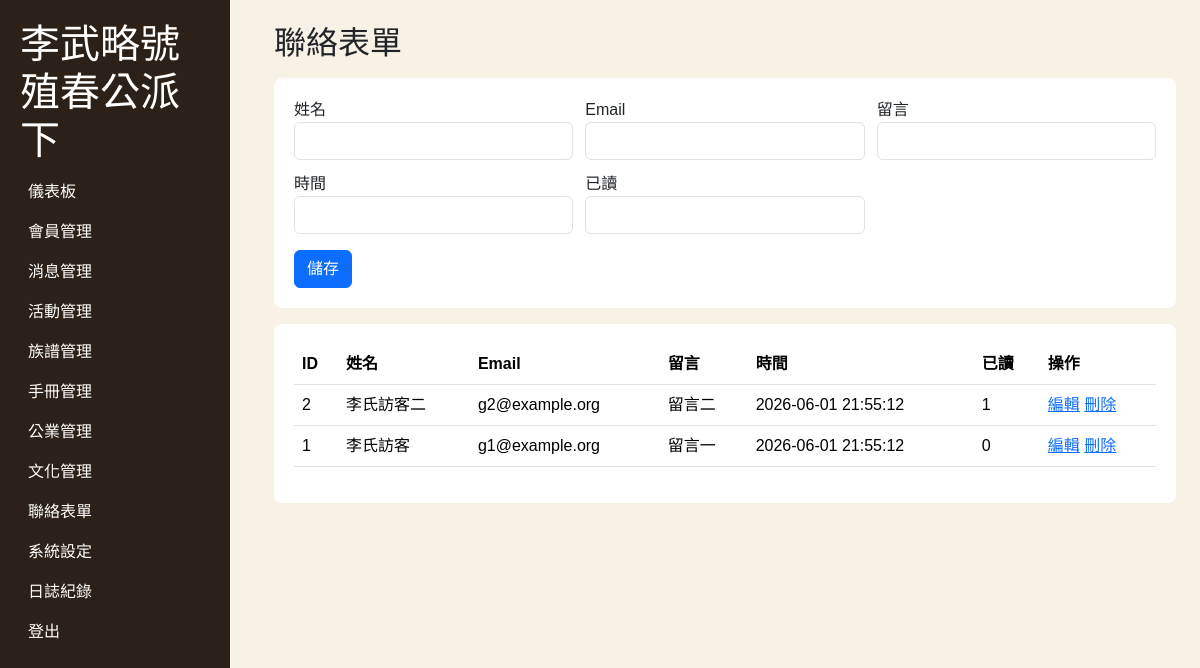
Screenshot of /backendok/contacts.php (signed in) with the database file from the repository.
### tables this page shows
CREATE TABLE LEE_contacts (contact_id INT AUTO_INCREMENT PRIMARY KEY,name VARCHAR(80),email VARCHAR(160),message TEXT,submitted_at DATETIME,is_read TINYINT(1) DEFAULT 0);

### backendok/config.php (called while the page is built, shortened)
<?php
function db(): PDO { static $pdo=null; if(!$pdo){ $pdo=new PDO('mysql:host='.DB_HOST.';dbname='.DB_NAME.';charset=utf8mb4',DB_USER,DB_PASS,[PDO::ATTR_ERRMODE=>PDO::ERRMODE_EXCEPTION,PDO::ATTR_DEFAULT_FETCH_MODE=>PDO::FETCH_ASSOC]); } return $pdo; }
function h($v): string { return htmlspecialchars((string)$v, ENT_QUOTES, 'UTF-8'); }

### backendok/contacts.php (the view, shortened to what this page needs)
<?php
require __DIR__.'/config.php'; require __DIR__.'/layout.php'; require_login();
$table='LEE_contacts'; $pk='contact_id'; $fields=['name', 'email', 'message', 'submitted_at', 'is_read']; $labels=['姓名', 'Email', '留言', '時間', '已讀'];
$edit=null; if(isset($_GET['edit'])){ $st=db()->prepare('SELECT * FROM '.$table.' WHERE '.$pk.'=?'); $st->execute([$_GET['edit']]); $edit=$st->fetch(); }
$rows=db()->query('SELECT * FROM '.$table.' ORDER BY '.$pk.' DESC LIMIT 200')->fetchAll(); admin_header('聯絡表單');
?><section class="panel"><form method="post"><input type="hidden" name="id" value="<?=h($edit[$pk]??'')?>"><div class="grid"><?php foreach($fields as $i=>$f): ?><label><?=h($labels[$i])?><input class="form-control" name="<?=h($f)?>" value="<?=h($edit[$f]??'')?>"></label><?php endforeach; ?></div><button class="btn btn-primary mt-3">儲存</button></form></section><section class="panel"><table class="table"><tr><th>ID</th><?php foreach($labels as $l) echo '<th>'.h($l).'</th>'; ?><th>操作</th></tr><?php foreach($rows as $r): ?><tr><td><?=h($r[$pk])?></td><?php foreach($fields as $f): ?><td><?=h($r[$f]??'')?></td><?php endforeach; ?><td><a href="?edit=<?=h($r[$pk])?>">編輯</a> <a href="?delete=<?=h($r[$pk])?>" onclick="return confirm('確定刪除?')">刪除</a></td></tr><?php endforeach; ?></table></section><?php admin_footer(); ?>

### backendok/assets/admin.css (style rules this page uses)
body { background:#f7f1e6;font-family:'Microsoft JhengHei',Arial,sans-serif }
.panel { background:#fff;border-radius:8px;padding:20px;margin:16px 0 }
.grid { display:grid;grid-template-columns:repeat(auto-fit,minmax(220px,1fr));gap:12px }

### rows the page displays
lee_contacts: contact_id "2", name "李氏訪客二", email "g2@example.org", message "留言二", submitted_at "2026-06-01 21:55:12", is_read "1"
lee_contacts: contact_id "1", name "李氏訪客", email "g1@example.org", message "留言一", submitted_at "2026-06-01 21:55:12", is_read "0"

### other values shown
$l "儀表板"
$l "會員管理"
$l "消息管理"
$l "活動管理"
$l "族譜管理"
$l "手冊管理"
$l "公業管理"
$l "文化管理"
$l "聯絡表單"
$l "系統設定"
$l "日誌紀錄"
$title "聯絡表單"
$labels[$i] "姓名"
$labels[$i] "Email"
$labels[$i] "留言"
